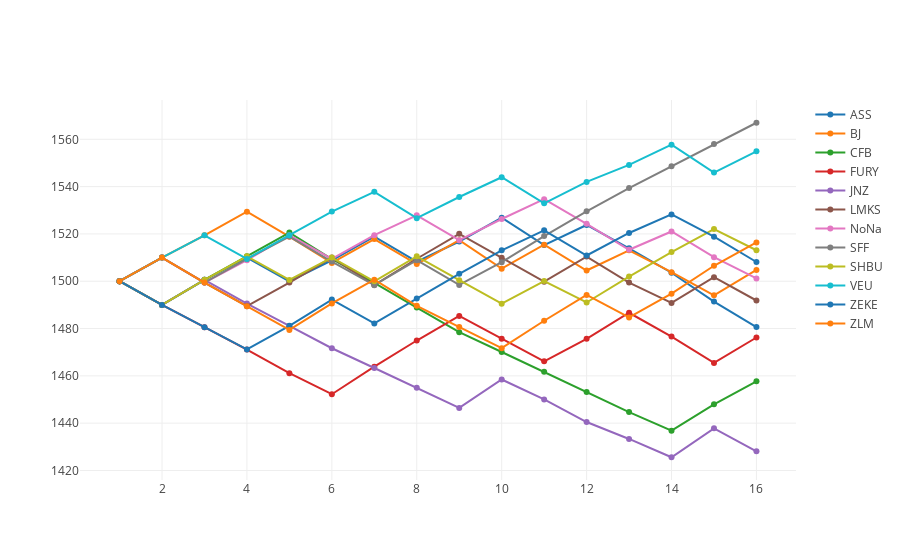

Write notebook code for a chart like this one.
### Code cell
data = [
    go.Scatter(
        x=g.matchupperiodid,
        y=g.elo,
        mode='lines+markers',
        name=team,
    )
    for (team, g) in dfelo.groupby('abbrev')
]

plotly.offline.iplot(data)
